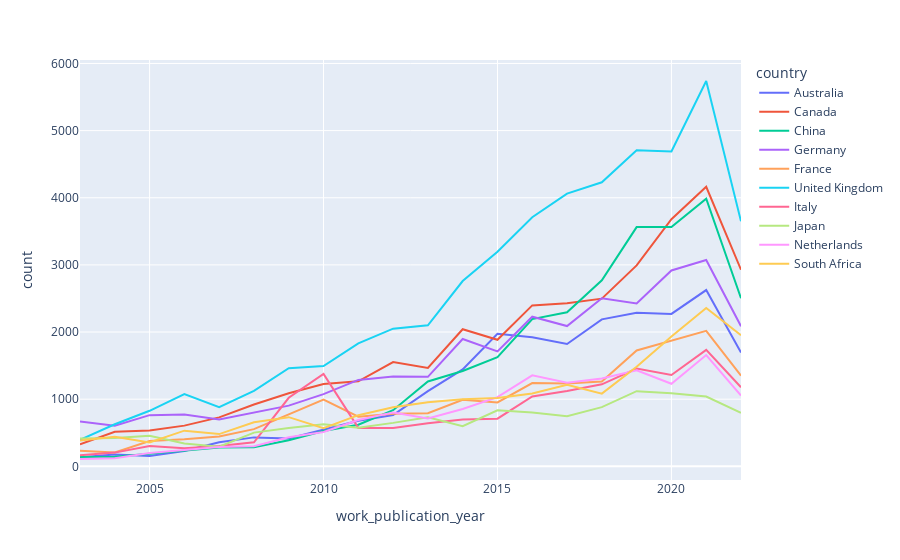

Notebook code cell kept with this figure:
### Code cell
# Get the counts by year by country
country_by_year = df_collab.groupby(['work_publication_year', 'institution_country_code']).size().reset_index(name='count')

# Get the names of the countries from the country codes
cc = coco.CountryConverter()
country_by_year['country'] = cc.pandas_convert(country_by_year['institution_country_code'], to='name_short')

# Filter out collaborations with other US institutions
country_by_year = country_by_year[country_by_year['institution_country_code']!='US']

# Exclude the year 2023
country_by_year = country_by_year[country_by_year['work_publication_year']<2023]

# Get the top ten countries
top_countries = country_by_year.groupby('institution_country_code')['count'].sum().sort_values(ascending=False).head(10).index
country_by_year_subset = country_by_year[country_by_year['institution_country_code'].isin(top_countries)]

# Plot the data
fig = px.line(country_by_year_subset, x='work_publication_year', y='count', color='country')
fig.show()

### Figure 1 — Plotly figure (JSON) as saved in the notebook; plotly's stock layout.template omitted (floating-point values rounded to 4 significant figures)
{"data": [{"hovertemplate": "country=Australia<br>work_publication_year=%{x}<br>count=%{y}<extra></extra>", "legendgroup": "Australia", "line": {"color": "#636efa", "dash": "solid"}, "marker": {"symbol": "circle"}, "mode": "lines", "name": "Australia", "orientation": "v", "showlegend": true, "type": "scatter", "x": [2003, 2004, 2005, 2006, 2007, 2008, 2009, 2010, 2011, 2012, 2013, 2014, 2015, 2016, 2017, 2018, 2019, 2020, 2021, 2022], "xaxis": "x", "y": [136, 177, 154, 228, 358, 431, 415, 547, 678, 763, 1120, 1443, 1975, 1922, 1822, 2189, 2287, 2270, 2625, 1695], "yaxis": "y"}, {"hovertemplate": "country=Canada<br>work_publication_year=%{x}<br>count=%{y}<extra></extra>", "legendgroup": "Canada", "line": {"color": "#EF553B", "dash": "solid"}, "marker": {"symbol": "circle"}, "mode": "lines", "name": "Canada", "orientation": "v", "showlegend": true, "type": "scatter", "x": [2003, 2004, 2005, 2006, 2007, 2008, 2009, 2010, 2011, 2012, 2013, 2014, 2015, 2016, 2017, 2018, 2019, 2020, 2021, 2022], "xaxis": "x", "y": [326, 514, 533, 606, 729, 920, 1088, 1225, 1266, 1553, 1466, 2042, 1885, 2397, 2429, 2497, 2992, 3680, 4164, 2928], "yaxis": "y"}, {"hovertemplate": "country=China<br>work_publication_year=%{x}<br>count=%{y}<extra></extra>", "legendgroup": "China", "line": {"color": "#00cc96", "dash": "solid"}, "marker": {"symbol": "circle"}, "mode": "lines", "name": "China", "orientation": "v", "showlegend": true, "type": "scatter", "x": [2003, 2004, 2005, 2006, 2007, 2008, 2009, 2010, 2011, 2012, 2013, 2014, 2015, 2016, 2017, 2018, 2019, 2020, 2021, 2022], "xaxis": "x", "y": [138, 143, 187, 235, 280, 283, 389, 527, 620, 836, 1264, 1419, 1625, 2193, 2295, 2770, 3563, 3563, 3987, 2504], "yaxis": "y"}, {"hovertemplate": "country=Germany<br>work_publication_year=%{x}<br>count=%{y}<extra></extra>", "legendgroup": "Germany", "line": {"color": "#ab63fa", "dash": "solid"}, "marker": {"symbol": "circle"}, "mode": "lines", "name": "Germany", "orientation": "v", "showlegend": true, "type": "scatter", "x": [2003, 2004, 2005, 2006, 2007, 2008, 2009, 2010, 2011, 2012, 2013, 2014, 2015, 2016, 2017, 2018, 2019, 2020, 2021, 2022], "xaxis": "x", "y": [666, 605, 762, 770, 699, 796, 904, 1075, 1287, 1338, 1333, 1896, 1711, 2228, 2089, 2502, 2427, 2917, 3072, 2087], "yaxis": "y"}, {"hovertemplate": "country=France<br>work_publication_year=%{x}<br>count=%{y}<extra></extra>", "legendgroup": "France", "line": {"color": "#FFA15A", "dash": "solid"}, "marker": {"symbol": "circle"}, "mode": "lines", "name": "France", "orientation": "v", "showlegend": true, "type": "scatter", "x": [2003, 2004, 2005, 2006, 2007, 2008, 2009, 2010, 2011, 2012, 2013, 2014, 2015, 2016, 2017, 2018, 2019, 2020, 2021, 2022], "xaxis": "x", "y": [232, 205, 376, 402, 444, 554, 773, 994, 739, 782, 792, 991, 952, 1240, 1232, 1263, 1725, 1870, 2017, 1350], "yaxis": "y"}, {"hovertemplate": "country=United Kingdom<br>work_publication_year=%{x}<br>count=%{y}<extra></extra>", "legendgroup": "United Kingdom", "line": {"color": "#19d3f3", "dash": "solid"}, "marker": {"symbol": "circle"}, "mode": "lines", "name": "United Kingdom", "orientation": "v", "showlegend": true, "type": "scatter", "x": [2003, 2004, 2005, 2006, 2007, 2008, 2009, 2010, 2011, 2012, 2013, 2014, 2015, 2016, 2017, 2018, 2019, 2020, 2021, 2022], "xaxis": "x", "y": [396, 626, 827, 1075, 881, 1124, 1461, 1494, 1830, 2050, 2100, 2760, 3195, 3710, 4061, 4230, 4708, 4689, 5739, 3649], "yaxis": "y"}, {"hovertemplate": "country=Italy<br>work_publication_year=%{x}<br>count=%{y}<extra></extra>", "legendgroup": "Italy", "line": {"color": "#FF6692", "dash": "solid"}, "marker": {"symbol": "circle"}, "mode": "lines", "name": "Italy", "orientation": "v", "showlegend": true, "type": "scatter", "x": [2003, 2004, 2005, 2006, 2007, 2008, 2009, 2010, 2011, 2012, 2013, 2014, 2015, 2016, 2017, 2018, 2019, 2020, 2021, 2022], "xaxis": "x", "y": [166, 204, 304, 268, 302, 357, 1021, 1377, 572, 571, 643, 696, 710, 1040, 1121, 1221, 1457, 1360, 1735, 1178], "yaxis": "y"}, {"hovertemplate": "country=Japan<br>work_publication_year=%{x}<br>count=%{y}<extra></extra>", "legendgroup": "Japan", "line": {"color": "#B6E880", "dash": "solid"}, "marker": {"symbol": "circle"}, "mode": "lines", "name": "Japan", "orientation": "v", "showlegend": true, "type": "scatter", "x": [2003, 2004, 2005, 2006, 2007, 2008, 2009, 2010, 2011, 2012, 2013, 2014, 2015, 2016, 2017, 2018, 2019, 2020, 2021, 2022], "xaxis": "x", "y": [413, 422, 456, 340, 292, 502, 571, 625, 574, 647, 732, 597, 835, 800, 747, 881, 1119, 1090, 1040, 798], "yaxis": "y"}, {"hovertemplate": "country=Netherlands<br>work_publication_year=%{x}<br>count=%{y}<extra></extra>", "legendgroup": "Netherlands", "line": {"color": "#FF97FF", "dash": "solid"}, "marker": {"symbol": "circle"}, "mode": "lines", "name": "Netherlands", "orientation": "v", "showlegend": true, "type": "scatter", "x": [2003, 2004, 2005, 2006, 2007, 2008, 2009, 2010, 2011, 2012, 2013, 2014, 2015, 2016, 2017, 2018, 2019, 2020, 2021, 2022], "xaxis": "x", "y": [109, 121, 199, 238, 286, 299, 434, 511, 690, 801, 713, 853, 1031, 1356, 1246, 1307, 1430, 1230, 1657, 1053], "yaxis": "y"}, {"hovertemplate": "country=South Africa<br>work_publication_year=%{x}<br>count=%{y}<extra></extra>", "legendgroup": "South Africa", "line": {"color": "#FECB52", "dash": "solid"}, "marker": {"symbol": "circle"}, "mode": "lines", "name": "South Africa", "orientation": "v", "showlegend": true, "type": "scatter", "x": [2003, 2004, 2005, 2006, 2007, 2008, 2009, 2010, 2011, 2012, 2013, 2014, 2015, 2016, 2017, 2018, 2019, 2020, 2021, 2022], "xaxis": "x", "y": [386, 441, 355, 531, 480, 655, 732, 567, 762, 880, 953, 998, 1018, 1085, 1216, 1083, 1482, 1932, 2357, 1951], "yaxis": "y"}], "layout": {"legend": {"title": {"text": "country"}, "tracegroupgap": 0}, "margin": {"t": 60}, "xaxis": {"anchor": "y", "domain": [0, 1], "title": {"text": "work_publication_year"}}, "yaxis": {"anchor": "x", "domain": [0, 1], "title": {"text": "count"}}}}
